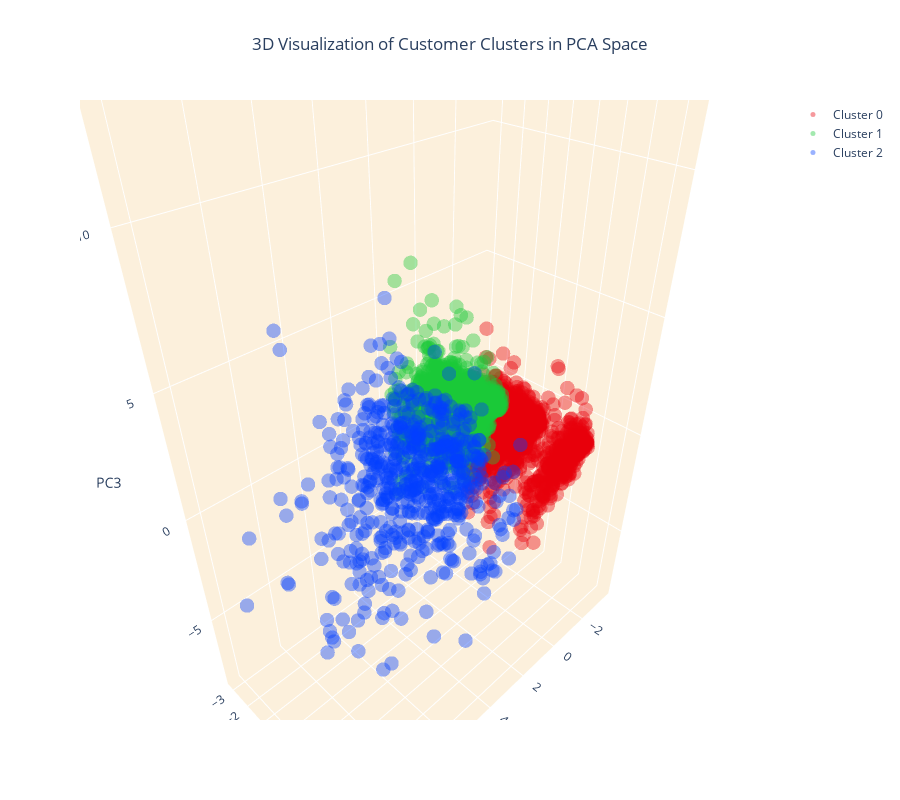

Write notebook code for a chart like this one.
### Code cell
# Create separate data frames for each cluster
cluster_0 = customer_data_pca[customer_data_pca['cluster'] == 0]
cluster_1 = customer_data_pca[customer_data_pca['cluster'] == 1]
cluster_2 = customer_data_pca[customer_data_pca['cluster'] == 2]

# Create a 3D scatter plot
fig = go.Figure()

# Add data points for each cluster separately and specify the color
fig.add_trace(go.Scatter3d(x=cluster_0['PC1'], y=cluster_0['PC2'], z=cluster_0['PC3'], 
                           mode='markers', marker=dict(color=colors[0], size=5, opacity=0.4), name='Cluster 0'))
fig.add_trace(go.Scatter3d(x=cluster_1['PC1'], y=cluster_1['PC2'], z=cluster_1['PC3'], 
                           mode='markers', marker=dict(color=colors[1], size=5, opacity=0.4), name='Cluster 1'))
fig.add_trace(go.Scatter3d(x=cluster_2['PC1'], y=cluster_2['PC2'], z=cluster_2['PC3'], 
                           mode='markers', marker=dict(color=colors[2], size=5, opacity=0.4), name='Cluster 2'))

# Set the title and layout details
fig.update_layout(
    title=dict(text='3D Visualization of Customer Clusters in PCA Space', x=0.5),
    scene=dict(
        xaxis=dict(backgroundcolor="#fcf0dc", gridcolor='white', title='PC1'),
        yaxis=dict(backgroundcolor="#fcf0dc", gridcolor='white', title='PC2'),
        zaxis=dict(backgroundcolor="#fcf0dc", gridcolor='white', title='PC3'),
    ),
    width=900,
    height=800
)

# Show the plot
fig.show()

### Figure 1 — Plotly figure (JSON) as saved in the notebook; plotly's stock layout.template omitted (floating-point values rounded to 4 significant figures; data arrays with more than 128 entries replaced by an {"elided": "..."} marker saying what was removed)
{"data": [{"marker": {"color": "#e8000b", "opacity": 0.4, "size": 5}, "mode": "markers", "name": "Cluster 0", "type": "scatter3d", "x": {"elided": "1641 float values"}, "y": {"elided": "1641 float values"}, "z": {"elided": "1641 float values"}}, {"marker": {"color": "#1ac938", "opacity": 0.4, "size": 5}, "mode": "markers", "name": "Cluster 1", "type": "scatter3d", "x": {"elided": "1624 float values"}, "y": {"elided": "1624 float values"}, "z": {"elided": "1624 float values"}}, {"marker": {"color": "#023eff", "opacity": 0.4, "size": 5}, "mode": "markers", "name": "Cluster 2", "type": "scatter3d", "x": {"elided": "588 float values"}, "y": {"elided": "588 float values"}, "z": {"elided": "588 float values"}}], "layout": {"height": 800, "scene": {"aspectmode": "auto", "aspectratio": {"x": 1.043, "y": 0.5748, "z": 1.668}, "camera": {"center": {"x": 0, "y": 0, "z": 0}, "eye": {"x": 1.026, "y": 1.026, "z": 1.026}, "projection": {"type": "perspective"}, "up": {"x": 0, "y": 0, "z": 1}}, "xaxis": {"backgroundcolor": "#fcf0dc", "gridcolor": "white", "title": {"text": "PC1"}, "type": "linear"}, "yaxis": {"backgroundcolor": "#fcf0dc", "gridcolor": "white", "title": {"text": "PC2"}, "type": "linear"}, "zaxis": {"backgroundcolor": "#fcf0dc", "gridcolor": "white", "title": {"text": "PC3"}, "type": "linear"}}, "title": {"text": "3D Visualization of Customer Clusters in PCA Space", "x": 0.5}, "width": 900}}
